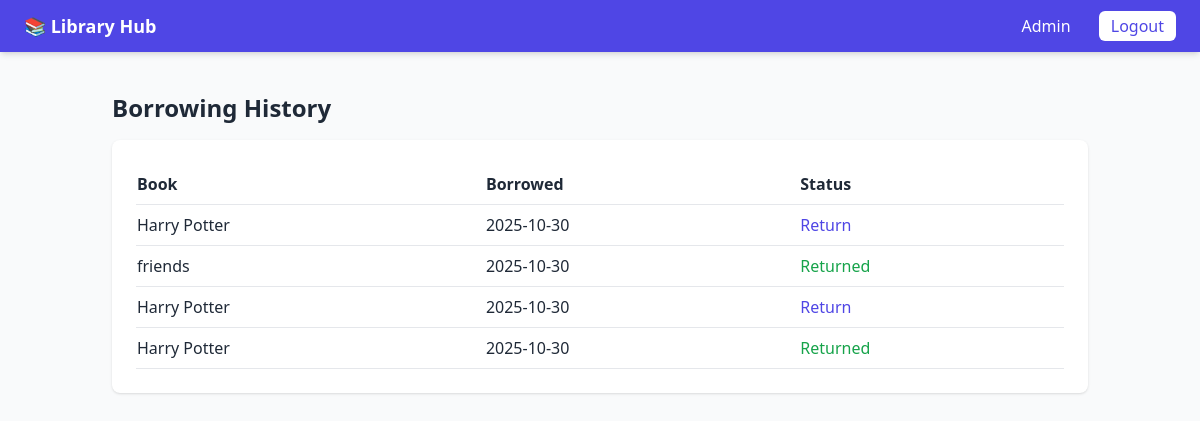
The page /admin/user/3/history (signed in) on the database its author committed.
### models.py (models this page shows)
class Borrow(db.Model):
    id = db.Column(db.Integer, primary_key=True)
    user_id = db.Column(db.Integer, db.ForeignKey('user.id'), nullable=False)
    book_id = db.Column(db.Integer, db.ForeignKey('book.id'), nullable=False)
    borrowed_at = db.Column(db.DateTime, default=datetime.utcnow)
    returned_at = db.Column(db.DateTime, nullable=True)
    user = db.relationship('User', back_populates='borrows')
    book = db.relationship('Book', back_populates='borrows')

class Book(db.Model):
    id = db.Column(db.Integer, primary_key=True)
    title = db.Column(db.String(200), nullable=False)
    author = db.Column(db.String(200))
    isbn = db.Column(db.String(50))
    copies = db.Column(db.Integer, default=1)
    created_at = db.Column(db.DateTime, default=datetime.utcnow)
    borrows = db.relationship('Borrow', back_populates='book')

### app.py (the view)
@app.route('/admin/user/<int:user_id>/history')
@login_required
def admin_user_history(user_id):
    if not current_user.is_admin:
        flash('Access denied.', 'danger')
        return redirect(url_for('view_books'))
    borrows = Borrow.query.filter_by(user_id=user_id).order_by(Borrow.borrowed_at.desc()).all()
    user = User.query.get_or_404(user_id)
    return render_template('user_history.html', borrows=borrows, user=user)

### app.py (called while the page is built)
@login_manager.user_loader
def load_user(user_id):
    return User.query.get(int(user_id))

### templates/user_history.html (shortened to what this page needs)
<!doctype html>
<html lang="en">
  <head>
    <script src="https://cdn.tailwindcss.com"></script>
  </head>
  <body class="bg-gray-50 text-gray-800">
    <nav class="bg-indigo-600 text-white py-3 px-6 flex justify-between items-center shadow-md">
      <h1 class="font-semibold text-lg"><a href="{{ url_for('home') }}">📚 Library Hub</a></h1>
      <div>
        {% if current_user.is_authenticated %}
          {% if current_user.is_admin %}
            <a href="{{ url_for('admin_dashboard') }}" class="mx-2 hover:text-yellow-200">Admin</a>
          {% endif %}
          <a href="{{ url_for('logout') }}" class="ml-4 bg-white text-indigo-600 px-3 py-1 rounded-md hover:bg-gray-100">Logout</a>
        {% else %}
          <a href="{{ url_for('login') }}" class="bg-white text-indigo-600 px-3 py-1 rounded-md hover:bg-gray-100">Login</a>
        {% endif %}
      </div>
    </nav>
    <main class="container mx-auto p-6">
      <h2 class="text-2xl font-semibold mb-4">Borrowing History</h2>
      <div class="bg-white shadow rounded-lg p-6">
        <table class="w-full text-left border-collapse">
          <thead>
            <tr class="border-b">
              <th class="py-2">Book</th>
              <th>Borrowed</th>
              <th>Status</th>
            </tr>
          </thead>
          <tbody>
            {% for r in borrows %}
            <tr class="border-b hover:bg-gray-50">
              <td class="py-2 font-medium">{{ r.book.title }}</td>
              <td>{{ r.borrowed_at.strftime('%Y-%m-%d') }}</td>
              <td>
                {% if r.returned_at %}
                  <span class="text-green-600">Returned</span>
                {% else %}
                  <form action="{{ url_for('return_book', borrow_id=r.id) }}" method="post">
                    <button class="text-indigo-600 hover:underline">Return</button>
                  </form>
                {% endif %}
              </td>
            </tr>
            {% endfor %}
          </tbody>
        </table>
      </div>
    </main>
  </body>
</html>

### rows shown on the page
Borrow: book "Harry Potter", borrowed_at "2025-10-30"
Borrow: book "friends", borrowed_at "2025-10-30", shows "Returned"
Borrow: book "Harry Potter", borrowed_at "2025-10-30"
Borrow: book "Harry Potter", borrowed_at "2025-10-30", shows "Returned"
